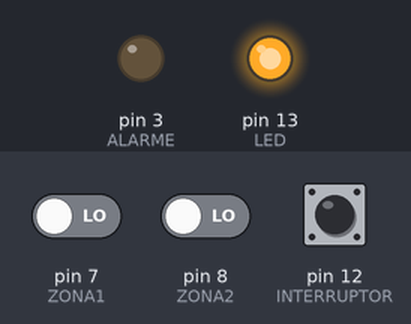
A sketch run on a simulated Arduino Uno, built with avr-gcc and run on an emulated ATmega328P. On the bench: output pins drawn as LEDs (lit = HIGH). Dashed ring = blinking. The test bench sets the inputs (shaded band); at power-on: pin 12 (INTERRUPTOR) LOW, pin 7 (ZONA1) LOW, pin 8 (ZONA2) LOW.

Above: at 1.2 s.
1.3 s: pin 12 (INTERRUPTOR) pulled HIGH for 3.2 s
At 1.9 s:
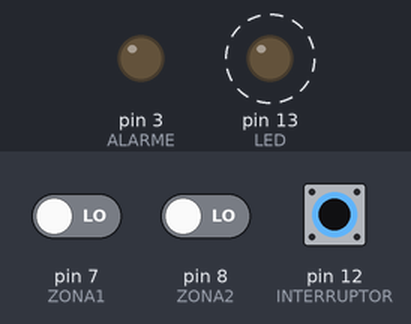
6.0 s: pin 7 (ZONA1) driven HIGH and pin 12 (INTERRUPTOR) driven HIGH
At 6.7 s:
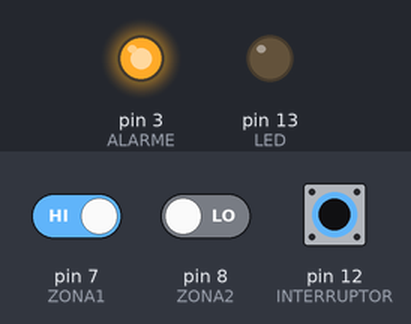
9.0 s: pin 12 (INTERRUPTOR) driven LOW
At 10.2 s:
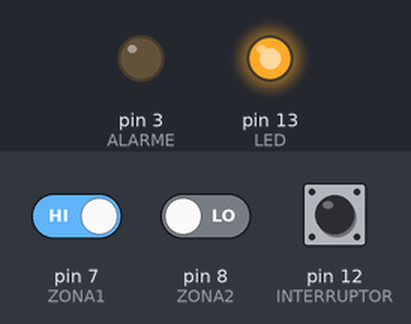
10.5 s: pin 12 (INTERRUPTOR) driven HIGH
At 12.0 s:
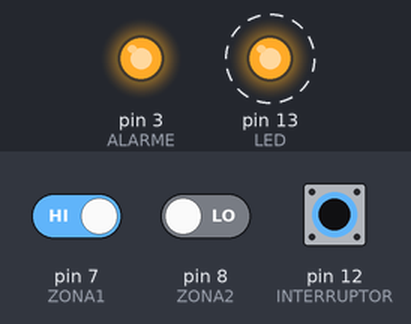
13.5 s: pin 7 (ZONA1) driven LOW
At 13.5 s:
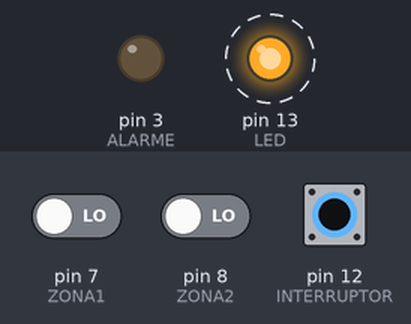
Timing chart, 0 to 17.5 s (numbered marks = the images above; inputs shaded):
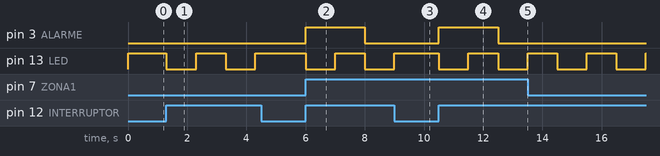

Measured:
- after the input at 1.3 s, pin 13 (LED): alternates HIGH for 1.0 s and LOW for 1.0 s, starting at once
- after the input at 6.0 s, pin 3 (ALARME): LOW → HIGH at once, → LOW 2.0 s later; pin 13 (LED): HIGH → LOW at once, → HIGH 1.0 s later, → LOW 1.0 s later
- after the input at 9.0 s, pin 3 (ALARME): stays LOW (without the input it goes to HIGH after 1.0 s); pin 13 (LED): goes on until 9.0 s, then stays HIGH
- after the input at 10.5 s, pin 3 (ALARME): LOW → HIGH at once, → LOW 2.0 s later; pin 13 (LED): alternates HIGH for 1.0 s and LOW for 1.0 s, starting at once
- after the input at 13.5 s, pin 3 (ALARME): stays LOW (without the input it goes to HIGH after 1.0 s)

The sketch:

intrusionAlarm.ino
```cpp
unsigned long AGORA;
unsigned long ANTES = 0;
unsigned long DEPOIS = 1;
int estado = 0, state = 1;

#define ZONA1 7
#define ZONA2 8
#define INTERRUPTOR 12
#define LED 13
#define ALARME 3

void setup()
{
  pinMode(LED, OUTPUT);
  pinMode(ALARME, OUTPUT);
  pinMode(INTERRUPTOR, INPUT);
  pinMode(ZONA1, INPUT); //
  pinMode(ZONA2, INPUT);


  ANTES = 0;

  PORTB = 0b00000000;
}

void loop()
{
  AGORA = millis();

  switch(estado){
    case 0:
    	digitalWrite(ALARME, LOW);
    	digitalWrite(LED, HIGH);
    	if(digitalRead(INTERRUPTOR) == HIGH){
        	estado = 1;
        }
    break;

    case 1:

    	digitalWrite(ALARME, LOW);

    	if((AGORA - ANTES) >= 1000){
    		PORTB = PORTB ^ 0b100000;
          	ANTES = AGORA;
    	}

        if(digitalRead(INTERRUPTOR) == LOW){
            estado = 0;
        }

   		else if((digitalRead(ZONA1) == HIGH) | (digitalRead(ZONA2) == HIGH)){
    		estado = 2;
    	}
    break;

    case 2:
    		rotina();
      		if (digitalRead(INTERRUPTOR) == LOW){
            	estado = 0;
            } else if ((digitalRead(INTERRUPTOR) == HIGH) & (digitalRead(ZONA2) == LOW) & (digitalRead(ZONA1) == LOW)){
              	estado = 1;
            }
    break;
  }
}


void rotina(){
  switch(state){
    case 1:
      if ((((AGORA - DEPOIS) >= 2000))) {
        PORTD = PORTD ^ 0b0001000;
        DEPOIS = AGORA;
      }

      if ((AGORA - ANTES) >= 1000) {
         PORTB = PORTB ^ 0b100000;
         ANTES = AGORA;
      }

      if (AGORA - DEPOIS >= 180000) { //achar condição pra esse IF
         state = 2;
      }
    break;

    case 2:
    	digitalWrite(ALARME, LOW);
      	delay(30000);
    	state = 1;
    break;
  }
}
```
